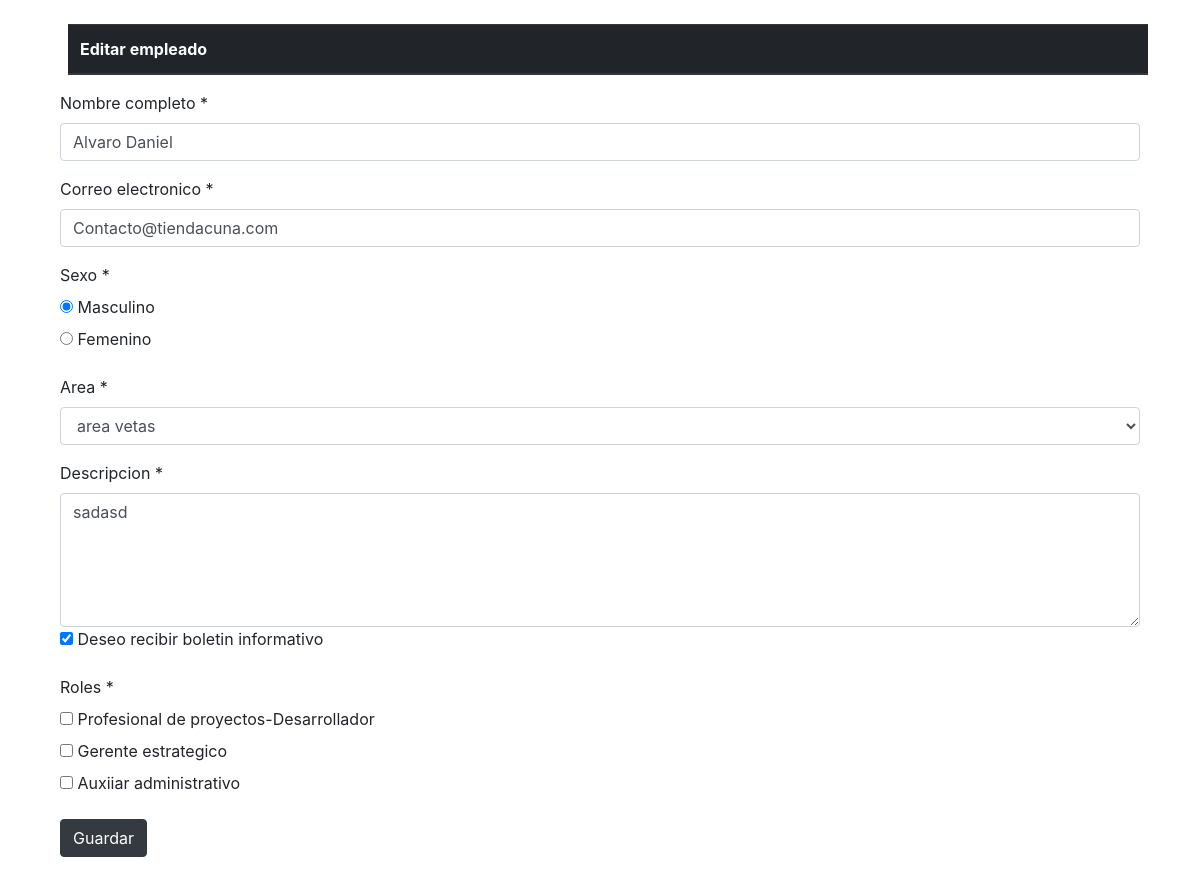
The page /Editarempleado?emp=2 on the database its author committed.
### tables this page shows
CREATE TABLE `empleados` (
  `id` int(11) NOT NULL,
  `nombre` varchar(255) NOT NULL,
  `email` varchar(255) NOT NULL,
  `sexo` char(1) NOT NULL,
  `area_id` int(11) NOT NULL,
  `description` text NOT NULL,
  `boletin` int(11) NOT NULL
);

CREATE TABLE `roles` (
  `id` int(11) NOT NULL,
  `nombre` varchar(255) NOT NULL
);

### application/controllers/EditarEmpleado.php (called while the page is built, shortened)
<?php
class EditarEmpleado extends CI_Controller {
	public function __construct()
	{
		$this->load->model('areas_model');
		$this->load->model('roles_model');
		$this->load->model('empleado_model');
		$this->load->helper('url');
    }
    public function index()
	{
		if($this->input->get('emp')){
			$idemp=$this->input->get('emp');
		}else{
			$idemp=0;
		}
		$data["empleado"]=$this->empleado_model->getEmledoById($idemp);
		$data["areas"]=$this->areas_model->getArea();
		$data["roles"]=$this->roles_model->getRoles();
		$this->load->view('editar',$data);
	}
}

### index.php (called while the page is built, shortened)
<?php
require_once BASEPATH.'core/CodeIgniter.php';

### application/models/empleado_model.php (called while the page is built, shortened)
<?php
class Empleado_model extends CI_Model {
    function getEmledoById($idEmp){
        $query = $this->db->query("SELECT * from empleados where empleados.id=".$idEmp);
        $result = $query->result_array();
        return $result;
    }
}

### application/models/areas_model.php (called while the page is built, shortened)
<?php
class Areas_model extends CI_Model {
    function getArea(){
        $query = $this->db->get('areas');
        return $query->result();
    }
}

### application/models/roles_model.php (called while the page is built, shortened)
<?php
class Roles_model extends CI_Model {
    function getRoles(){
        $query = $this->db->get('roles');
        return $query->result();
    }
}

### application/views/editar.php (the view, shortened to what this page needs)
?><!DOCTYPE html>
<html lang="en">
<head>
	<link rel="stylesheet" href="https://maxcdn.bootstrapcdn.com/bootstrap/4.0.0/css/bootstrap.min.css">
	<link rel="stylesheet" href="assets/css/style.css">
</head>
<body>
	<div class="container mt-4">
		<div id="app" class="container m-2">
			<table class="table table-striped">
				<thead class="thead-dark">
					<tr>
						<th>Editar empleado</th>
					</tr>
				</thead>
			</table>
		</div>
	</div>
	<div class="container">
		<div class="col-sm-12">
		<form id="formItem" action="CrearEmpleado/crearEmpleado">
            <div  class="form-group">
                <label for="">Nombre completo *</label>
                <input name="nombre" type="text" class="form-control"  placeholder="Nombre" value="<?= $empleado[0]['nombre'] ?>" required>
			</div>
			<div  class="form-group">
                <label for="">Correo electronico *</label>
                <input name="email" type="text" class="form-control"  placeholder="Nombre" value="<?= $empleado[0]['email'] ?>" required>
			</div>
			<div  class="form-group">
                <label for="">Sexo *</label>
				<div class="radio">
					<?php if($empleado[0]['sexo']=='m'){ ?>
						<label><input type="radio"  value="m" name="genero" checked> Masculino</label><br>
					<?php }else{?>
						<label><input type="radio"  value="m" name="genero"> Masculino</label><br>
					<?php }?>
					<?php if($empleado[0]['sexo']=='f'){ ?>
						<label><input type="radio" value="f" name="genero" checked> Femenino</label>
					<?php }else{?>
						<label><input type="radio" value="f" name="genero"> Femenino</label>
					<?php }?>
				</div>
			</div>
			<div class="form-group">
			<label for="sel1">Area *</label>
			<select class="form-control" id="area" name="area">
				<?php foreach ($areas as $area) {?>
					<?php if($area->id ==  $empleado[0]['area_id']) {?>
						<option selected value="<?= $area->id;?>"><?= $area->area;?></option>
					<?php } else{ ?>
						<option value="<?= $area->id;?>"><?= $area->area;?></option>
					<?php } ?>
				<?php } ?>
			</select>
			</div>
            <div class="form-group">
            <label for="">Descripcion *</label>
				<textarea class="form-control"  name="descripcion" cols="30" rows="5"><?= $empleado[0]['description'] ?></textarea>
			<label class="checkbox-inline">
					<?php if($empleado[0]['boletin'] == '1') {?>
						<input type="checkbox"  name="boletin" checked>
					<?php } else{ ?>
						<input type="checkbox"  name="boletin">
					<?php } ?>
				Deseo recibir boletin informativo
			</label>
			</div>
			<div class="form-group">
			<label for="">Roles *</label>
				<?php foreach ($roles as $rol) {?>
					<div class="checkbox">
						<label><input type="checkbox" name="check_list[]" value="<?= $rol->id;?>"> <?= $rol->nombre;?></label>
					</div>
				<?php } ?>
			</div>
			<button type="submit" class="btn btn-dark btn-md">Guardar</button>
        </form>
		</div>
	</div>
	<br>
	<br>
</body>
</html>

### rows shown on the page
empleados: nombre "Alvaro Daniel", email "Contacto@tiendacuna.com", descripcion "sadasd"
roles: nombre "Profesional de proyectos-Desarrollador"
roles: nombre "Gerente estrategico"
roles: nombre "Auxiiar administrativo"

### other values the page prints
form field area "area vetas"
